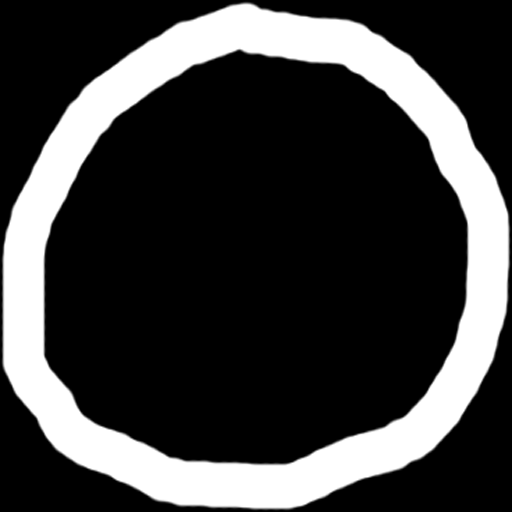
#> input picture examples/imgComp/cercle_blanc.png, 512 x 512 px; the run also reads 1 picture not shown here
$ python ssim_example.py   (older library calls are emulated)
#> lines starting #> are read from the running program, lines starting #| are printed output that depends on the picture
# -*- coding: utf-8 -*-
"""
Created on Sat Mar 31 22:20:30 2018

@author: blook
"""

from skimage.measure import compare_ssim as ssim
import cv2

imageA = cv2.imread("cercle_blanc.png")
#> imageA is the input picture: shape (512, 512, 3); min 0, max 255, mean 61.7
imageB = cv2.imread("carre_blanc.png")
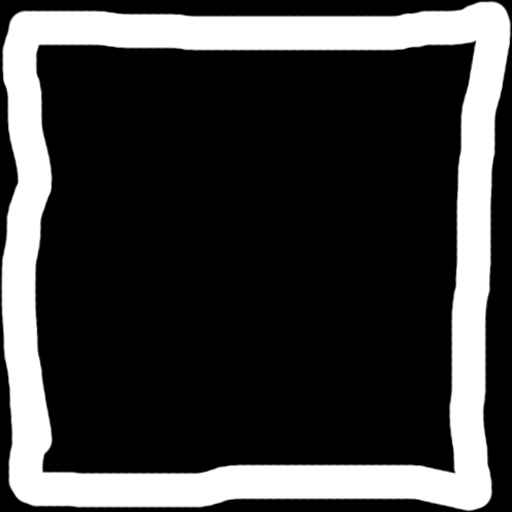
#> input picture examples/imgComp/carre_blanc.png, 512 x 512 px
#> imageB is the input picture: shape (512, 512, 3); min 0, max 255, mean 61
name = ["Cercle", "Carre"]
models = ["cercle_model.png", "carre_model.png"]

def compare(imageA, models):
    sim = []
    j = 0
    for i in range(0, len(models)):
        model = cv2.imread(models[i])
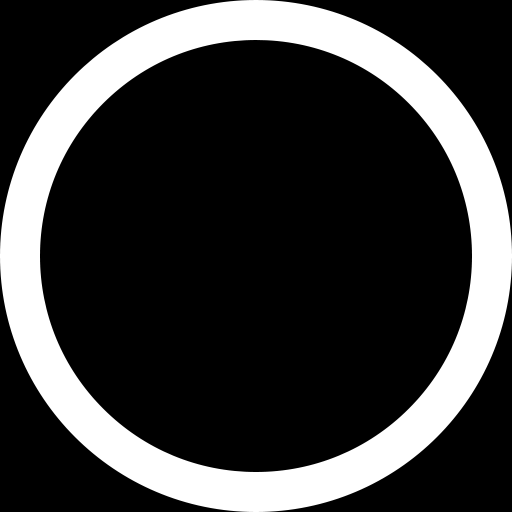
#> input picture examples/imgComp/cercle_model.png, 512 x 512 px
#> model is the input picture: shape (512, 512, 3); min 0, max 255, mean 57.7
        sim.append(ssim(imageA, model, multichannel=True))
        model = []
    comp = sim[0]
#> comp = 0.665
    for k in range(1, len(sim)):
        if sim[k] > comp:
            comp = sim[k]
            j = k
#> this loop made 1 pass
#> (comp, j) on pass 1: (0.802, 1)
#> after the loop, comp = 0.802; j = 1
    return j

### CARRE BLANC ###
carre = cv2.imread(models[compare(imageB, models)])
cv2.imshow(name[compare(imageB, models)], carre)
#> the loop in compare (call 2), `for k in range(1, len(sim)):` made 1 pass
print(name[1])
cv2.waitKey(0)
cv2.destroyAllWindows()

### CERCLE BLANC ###
cercle = cv2.imread(models[compare(imageA, models)])
cv2.imshow(name[compare(imageA, models)], cercle)
print(name[0])
cv2.waitKey(0)
cv2.destroyAllWindows()
